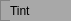
  <widget class="QFrame" name="frame_33">
   <property name="geometry">
    <rect>
     <x>273</x>
     <y>500</y>
     <width>71</width>
     <height>21</height>
    </rect>
   </property>
   <property name="minimumSize">
    <size>
     <width>71</width>
     <height>21</height>
    </size>
   </property>
   <property name="maximumSize">
    <size>
     <width>71</width>
     <height>21</height>
    </size>
   </property>
   <property name="styleSheet">
    <string notr="true">background-color: #A8A8A8;</string>
   </property>
   <property name="frameShape">
    <enum>QFrame::StyledPanel</enum>
   </property>
   <property name="frameShadow">
    <enum>QFrame::Raised</enum>
   </property>
   <widget class="QLabel" name="label_71">
    <property name="geometry">
     <rect>
      <x>10</x>
      <y>0</y>
      <width>61</width>
      <height>21</height>
     </rect>
    </property>
    <property name="minimumSize">
     <size>
      <width>61</width>
      <height>21</height>
     </size>
    </property>
    <property name="maximumSize">
     <size>
      <width>61</width>
      <height>21</height>
     </size>
    </property>
    <property name="styleSheet">
     <string notr="true"/>
    </property>
    <property name="text">
     <string>Tint</string>
    </property>
   </widget>
   <widget class="QFrame" name="frame_34">
    <property name="geometry">
     <rect>
      <x>0</x>
      <y>0</y>
      <width>71</width>
      <height>21</height>
     </rect>
    </property>
    <property name="minimumSize">
     <size>
      <width>71</width>
      <height>21</height>
     </size>
    </property>
    <property name="maximumSize">
     <size>
      <width>71</width>
      <height>21</height>
     </size>
    </property>
    <property name="styleSheet">
     <string notr="true"/>
    </property>
    <property name="frameShape">
     <enum>QFrame::StyledPanel</enum>
    </property>
    <property name="frameShadow">
     <enum>QFrame::Raised</enum>
    </property>
   </widget>
   <widget class="QLineEdit" name="lineEdit_40">
    <property name="geometry">
     <rect>
      <x>80</x>
      <y>0</y>
      <width>171</width>
      <height>21</height>
     </rect>
    </property>
    <property name="minimumSize">
     <size>
      <width>171</width>
      <height>21</height>
     </size>
    </property>
    <property name="maximumSize">
     <size>
      <width>171</width>
      <height>21</height>
     </size>
    </property>
    <property name="styleSheet">
     <string notr="true">border: 1px solid #686868;</string>
    </property>
   </widget>
   <zorder>frame_34</zorder>
   <zorder>lineEdit_40</zorder>
   <zorder>label_71</zorder>
  </widget>
